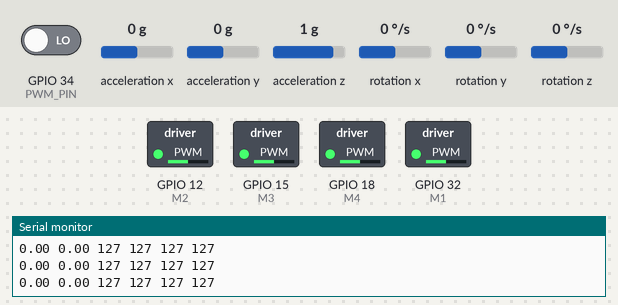
The sketch below on a simulated ESP32. Shown: switched loads named in the sketch (green lamp = pin HIGH), the last lines printed to the serial monitor. Inputs (shaded band) come from the test bench; at power-on: acceleration x 0 g, rotation x 0 °/s, acceleration z 1 g, GPIO 34 (PWM_PIN) LOW, acceleration y 0 g, rotation y 0 °/s, rotation z 0 °/s.

Above: at 1.2 s.
1.3 s: acceleration x set to -1.4 g
At 1.75 s:
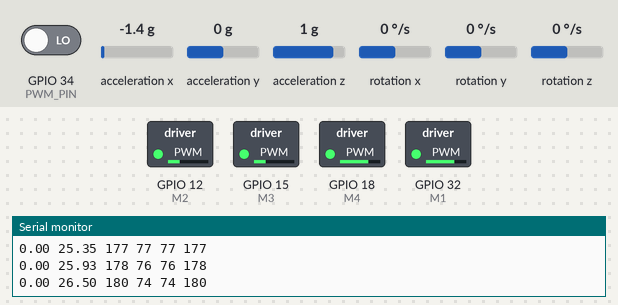
4.3 s: rotation x set to -192 °/s
At 6.8 s:
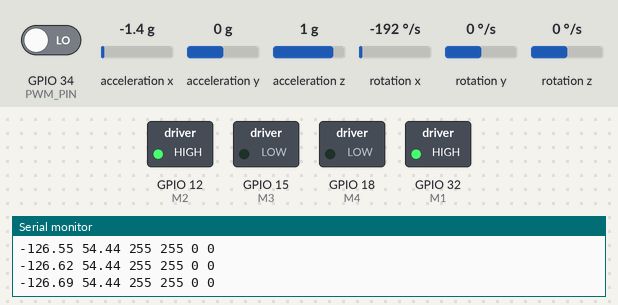
7.3 s: acceleration z set to -1.4 g
At 8.1 s:
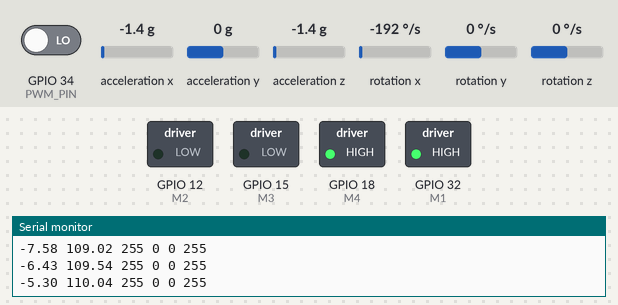
9.3 s: acceleration x set to -0.2 g
10.8 s: acceleration x set to 0.1 g
At 13.0 s:
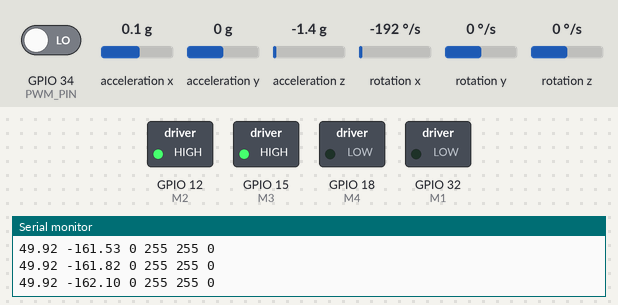
13.4 s: acceleration z set to -0.2 g
15.2 s: acceleration z set to 0 g
At 21.2 s:
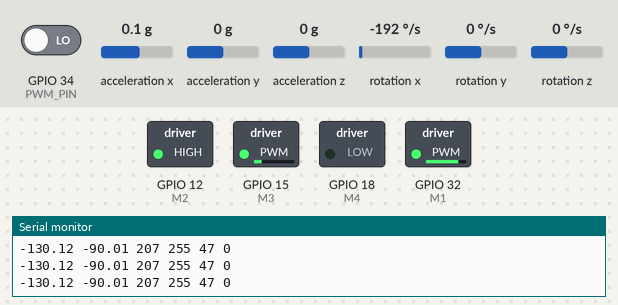
Timing chart, 0 to 21.5 s (numbered marks = the images above; inputs shaded):
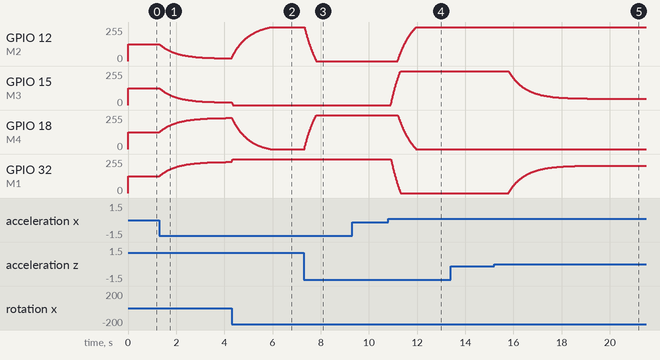

The sketch:

FC_loop_V1.ino
```cpp
#include <Wire.h>
#include <MPU6050.h>

MPU6050 mpu;

// PWM inp
#define PWM_PIN 34
volatile uint32_t startTime = 0;
volatile uint32_t pulseWidth = 1500;

void IRAM_ATTR pwmISR() {
  if (digitalRead(PWM_PIN)) {
    startTime = micros();
  } else {
    pulseWidth = micros() - startTime;
  }
}

//LED PWM SETUP (ESP32 v3.x)
#define M1 32
#define M2 12
#define M3 15
#define M4 18

void setupPWM() {
  ledcAttach(M1, 5000, 8);
  ledcAttach(M2, 5000, 8);
  ledcAttach(M3, 5000, 8);
  ledcAttach(M4, 5000, 8);
}

// IMU VARIABLES
float pitch = 0, roll = 0;
unsigned long prevTime = 0;

//  SETUP
void setup() {
  Serial.begin(115200);

  // I2C
  Wire.begin(21, 22);
  Wire.setClock(400000);
  mpu.initialize();

  // PWM input
  pinMode(PWM_PIN, INPUT);
  attachInterrupt(digitalPinToInterrupt(PWM_PIN), pwmISR, CHANGE);

  // LED PWM
  setupPWM();

  // Time init
  prevTime = micros();
}

//MAIN LOOP
void loop() {

  //TIME STEP
  float dt = (micros() - prevTime) / 1000000.0;
  prevTime = micros();

  //IMU read
  int16_t ax, ay, az, gx, gy, gz;
  mpu.getMotion6(&ax, &ay, &az, &gx, &gy, &gz);

  //Convert accel
  float ax_g = ax / 16384.0;
  float ay_g = ay / 16384.0;
  float az_g = az / 16384.0;

  //Convert gyro
  float gx_dps = gx / 131.0;
  float gy_dps = gy / 131.0;

  //Accl. angles
  float pitch_acc = atan2(ay_g, az_g) * 180 / PI;
  float roll_acc  = atan2(-ax_g, az_g) * 180 / PI;

  //COMPLEMENTARY FILTER
  pitch = 0.98 * (pitch + gx_dps * dt) + 0.02 * pitch_acc;
  roll  = 0.98 * (roll  + gy_dps * dt) + 0.02 * roll_acc;

  //Throttle inp
  int throttle = map(pulseWidth, 1000, 2000, 0, 255);
  throttle = constrain(throttle, 0, 255);

  //STABILIZATION (P-CONTROL)
  float Kp = 2.0;

  int pitch_correction = Kp * pitch;
  int roll_correction  = Kp * roll;

  //motor mixing
  int m1 = throttle - pitch_correction + roll_correction;
  int m2 = throttle - pitch_correction - roll_correction;
  int m3 = throttle + pitch_correction - roll_correction;
  int m4 = throttle + pitch_correction + roll_correction;

  //Constrain outputs
  m1 = constrain(m1, 0, 255);
  m2 = constrain(m2, 0, 255);
  m3 = constrain(m3, 0, 255);
  m4 = constrain(m4, 0, 255);

  //OUTPUT TO LEDS
  ledcWrite(M1, m1);
  ledcWrite(M2, m2);
  ledcWrite(M3, m3);
  ledcWrite(M4, m4);

  //DEBUG
  Serial.print(pitch); Serial.print(" ");
  Serial.print(roll);  Serial.print(" ");
  Serial.print(m1); Serial.print(" ");
  Serial.print(m2); Serial.print(" ");
  Serial.print(m3); Serial.print(" ");
  Serial.println(m4);

  delay(10);
}
```

Measured:
- the behaviour switches between -0.1 and 0 g on acceleration x (found by bisection; images 3 and 4)
- the behaviour switches between -0.1 and 0 g on acceleration z (found by bisection; images 4 and 5)
- after the input at 1.3 s, GPIO 12 (M2), GPIO 15 (M3): moves from 127/255 to 20/255 over 2.8 s, starting at once; GPIO 18 (M4), GPIO 32 (M1): moves from 127/255 to 233/255 over 2.8 s, starting at once
- after the input at 4.3 s, GPIO 15 (M3): 20/255 → 0/255 at once
- after the input at 7.3 s, GPIO 12 (M2): moves from 255/255 to 0/255 over 0.50 s, starting at once; GPIO 18 (M4): moves from 0/255 to 255/255 over 0.48 s, starting at once
- after the input at 10.8 s, GPIO 12 (M2): moves from 0/255 to 255/255 over 0.76 s, starting after 0.40 s; GPIO 15 (M3): moves from 0/255 to 255/255 over 0.40 s, starting after 0.11 s; GPIO 18 (M4): moves from 255/255 to 0/255 over 0.75 s, starting after 0.40 s; GPIO 32 (M1): moves from 255/255 to 0/255 over 0.40 s, starting after 0.11 s
- after the input at 15.2 s, GPIO 15 (M3): moves from 255/255 to 47/255 over 4.3 s, starting after 0.60 s; GPIO 32 (M1): moves from 0/255 to 206/255 over 4.3 s, starting after 0.60 s
